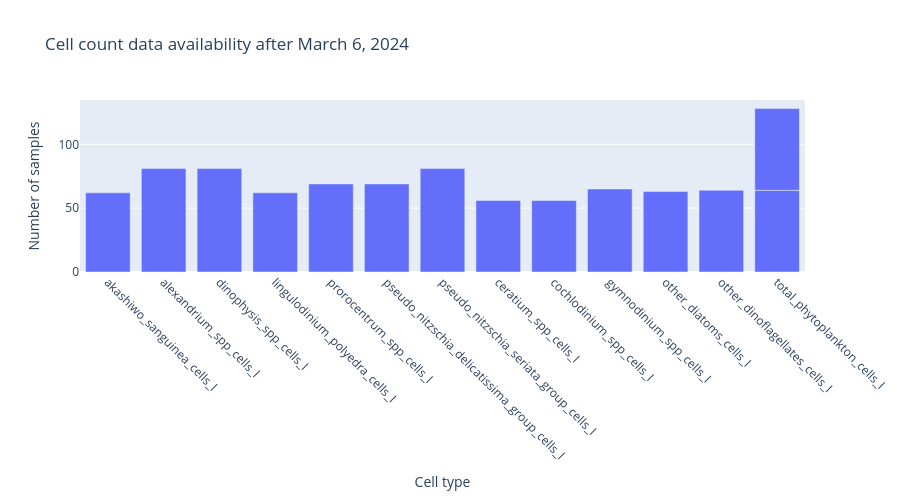

Notebook cell for this chart:
### Code cell
cell_counts = (
    df[CELL_COLS]
    .notna()
    .sum()
    .reset_index()
)
cell_counts.columns = ["cell_type", "n_samples"]

# Bar plot
fig = px.bar(
    cell_counts,
    x="cell_type",
    y="n_samples",
    title="Cell count data availability after March 6, 2024",
    labels={
        "cell_type": "Cell type",
        "n_samples": "Number of samples"
    }
)

fig.update_layout(
    xaxis_tickangle=45,
    height=500
)

fig.show()

### Figure 1 — Plotly figure (JSON) as saved in the notebook; plotly's stock layout.template omitted (floating-point values rounded to 4 significant figures)
{"data": [{"hovertemplate": "Cell type=%{x}<br>Number of samples=%{y}<extra></extra>", "legendgroup": "", "marker": {"color": "#636efa", "pattern": {"shape": ""}}, "name": "", "orientation": "v", "showlegend": false, "textposition": "auto", "type": "bar", "x": ["akashiwo_sanguinea_cells_l", "alexandrium_spp_cells_l", "dinophysis_spp_cells_l", "lingulodinium_polyedra_cells_l", "prorocentrum_spp_cells_l", "pseudo_nitzschia_delicatissima_group_cells_l", "pseudo_nitzschia_seriata_group_cells_l", "ceratium_spp_cells_l", "cochlodinium_spp_cells_l", "gymnodinium_spp_cells_l", "other_diatoms_cells_l", "other_dinoflagellates_cells_l", "total_phytoplankton_cells_l", "total_phytoplankton_cells_l"], "xaxis": "x", "y": [62, 81, 81, 62, 69, 69, 81, 56, 56, 65, 63, 64, 64, 64], "yaxis": "y"}], "layout": {"barmode": "relative", "height": 500, "legend": {"tracegroupgap": 0}, "title": {"text": "Cell count data availability after March 6, 2024"}, "xaxis": {"anchor": "y", "domain": [0, 1], "tickangle": 45, "title": {"text": "Cell type"}}, "yaxis": {"anchor": "x", "domain": [0, 1], "title": {"text": "Number of samples"}}}}
